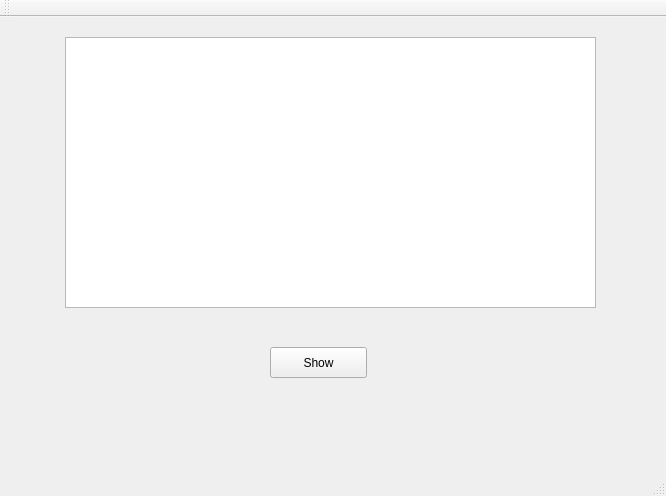
<?xml version="1.0" encoding="UTF-8"?>
<ui version="4.0">
 <class>MainWindow</class>
 <widget class="QMainWindow" name="MainWindow">
  <property name="geometry">
   <rect>
    <x>0</x>
    <y>0</y>
    <width>666</width>
    <height>496</height>
   </rect>
  </property>
  <property name="windowTitle">
   <string>MainWindow</string>
  </property>
  <widget class="QWidget" name="centralWidget">
   <widget class="QPushButton" name="pushButton">
    <property name="geometry">
     <rect>
      <x>270</x>
      <y>330</y>
      <width>97</width>
      <height>31</height>
     </rect>
    </property>
    <property name="text">
     <string>Show</string>
    </property>
   </widget>
   <widget class="QListWidget" name="listWidget">
    <property name="geometry">
     <rect>
      <x>65</x>
      <y>20</y>
      <width>531</width>
      <height>271</height>
     </rect>
    </property>
   </widget>
  </widget>
  <widget class="QMenuBar" name="menuBar">
   <property name="geometry">
    <rect>
     <x>0</x>
     <y>0</y>
     <width>666</width>
     <height>29</height>
    </rect>
   </property>
  </widget>
  <widget class="QToolBar" name="mainToolBar">
   <attribute name="toolBarArea">
    <enum>TopToolBarArea</enum>
   </attribute>
   <attribute name="toolBarBreak">
    <bool>false</bool>
   </attribute>
  </widget>
  <widget class="QStatusBar" name="statusBar"/>
 </widget>
 <layoutdefault spacing="6" margin="11"/>
 <resources/>
 <connections/>
</ui>
